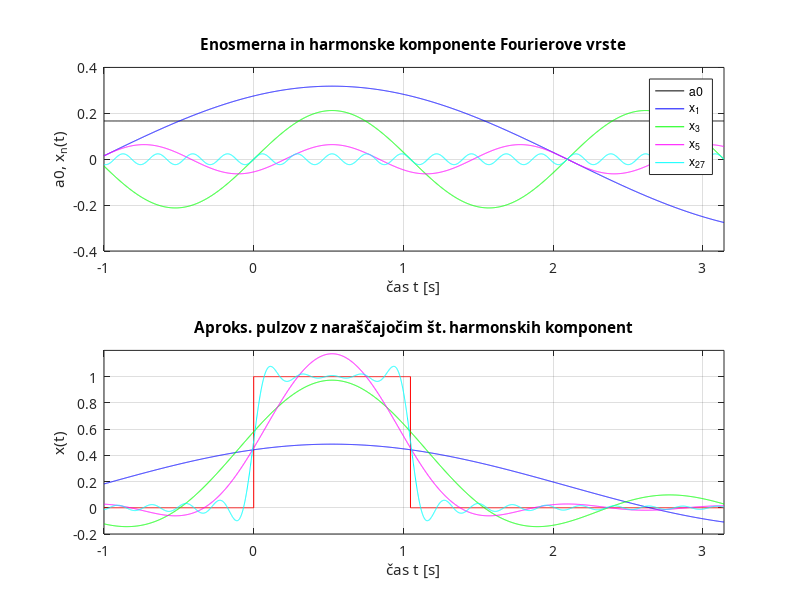
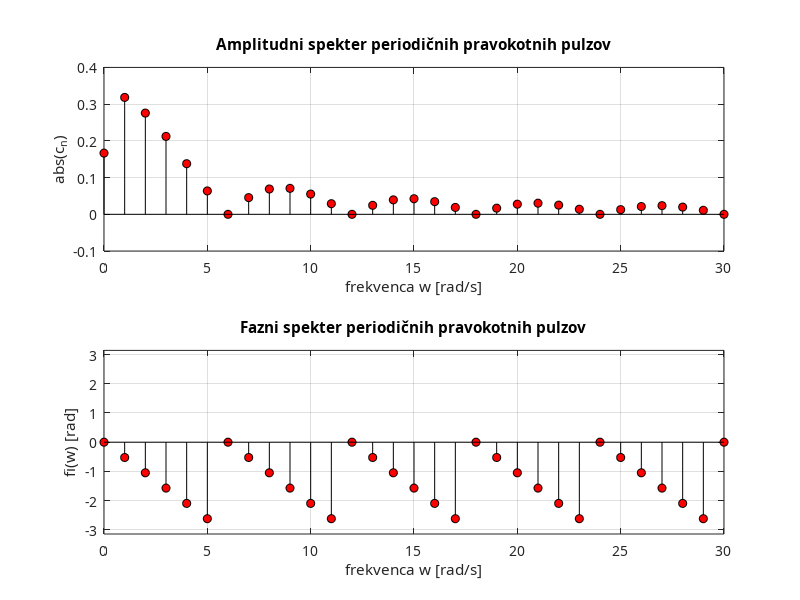
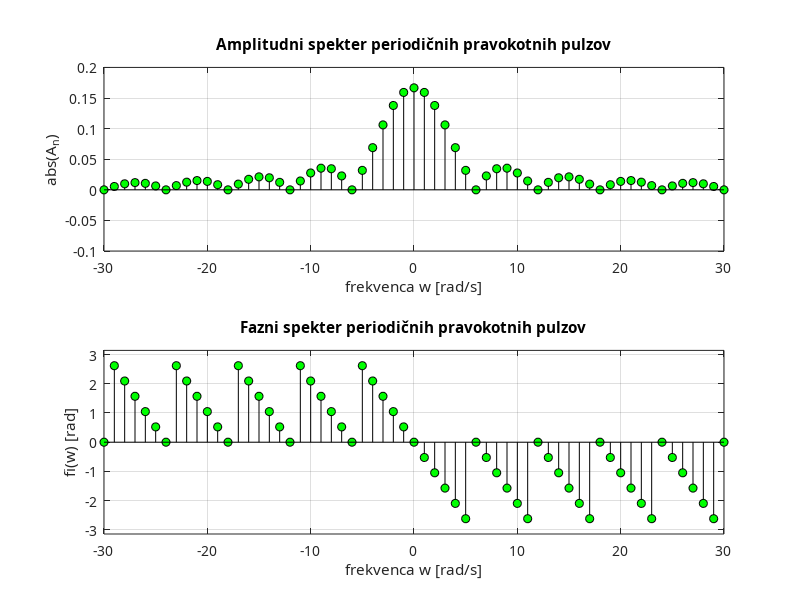

Recreate these plots in MATLAB, in order.
#a. Program MATLAB za Fourierovo analizo periodičnih pravokotnih pulzov
% Fourierova analiza
% Signal: PERIODIČNI PRAVOKOTNI PULZI
clear all; close all;
A = 1; % amplituda pulzov
T = 2*pi; % osnovna perioda
w0 = 2*pi/T; % osnovna frekvenca
tpz = 0; % začetek obravnavanega pulza
tpk = T/6; % konec obravnavanega pulza
tz = -1; tk = pi; dt = 0.001;
t = tz : dt : tk; % časovni vektor
[N, M] = size(t);
 if N < M,
 t = t';
 end
nk = 30;
% definiranje idealnega poteka obravnavanega pulza
t1 = tz : dt : tpz; xp1 = zeros(size(t1));
t2 = tpz : dt : tpk; xp2 = ones(size(t2))*A;
t3 = tpk : dt : tk; xp3 = zeros(size(t3));
% časovni in signalni vektor idealnega pulza
tpp = [t1 t2 t3]; xpp = [xp1 xp2 xp3];
a0 = A * (tpk - tpz) / T; % koeficient a0 = c0
a0t = ones(size(t))*a0; % potrebno za pravilen izris na sliki
for n = 1 : 1 : nk
% trigonometrična vrsta
an = A/(n*pi)*(sin(n*w0*tpk)-sin(n*w0*tpz)); % koeficienti an
bn = A/(n*pi)*(-cos(n*w0*tpk)+cos(n*w0*tpz)); % koeficienti bn
 xn(:,n) = an * cos(n*w0*t) + bn * sin(n*w0*t);
 if n == 1
 xp(:,n) = a0 + xn(:,n);
 else
 xp(:,n) = xp(:,n-1) + xn(:,n);
 end
% koeficienti cosinusne vrste
cn(n) = sqrt(an^2 + bn^2); % komponente amplitudnega spektra
fin(n) = -atan(bn/an); % komponente faznega spektra
 if (an<0) && (bn<0)
 fin(n) = fin(n) + pi;
 elseif (an<0) && (bn>0)
 fin(n) = fin(n) - pi;
 end
end

fig1 = figure(1);
set(fig1, 'Units', 'centimeters', 'Position', [5 1.5 20 15]);
subplot(2,1,1)
plot(t,a0t,'k', t,xn(:,1),'b'); legend('a0','x_1');
axis([tz tk -0.4 0.4])
set(gca, 'FontName', 'Times New Roman CE', 'FontSize', 10);
xlabel('čas t [s]'); ylabel('a0, x_n(t)');
title('Enosmerna in harmonske komponente Fourierove vrste'); grid on;

hold on
subplot(2,1,2)
plot(tpp,xpp,'r',t,xp(:,1),'b')
axis([tz tk -0.2 A+0.2])
set(gca, 'FontName', 'Times New Roman CE', 'FontSize', 10);
xlabel('čas t [s]'); ylabel('x(t)');
title('Aproks. pulzov z naraščajočim št. harmonskih komponent'); grid on;
hold on; 

subplot(2,1,1)
plot(t, xn(:,3),'g'); legend('a0','x_1','x_3');
subplot(2,1,2)
plot(t, xp(:,3),'g'); hold on;

subplot(2,1,1)
plot(t, xn(:,5),'m'); legend('a0','x_1','x_3','x_5');
subplot(2,1,2)
plot(t, xp(:,5),'m'); hold on;
subplot(2,1,1)
plot(t, xn(:,27),'c'); legend('a0','x_1','x_3','x_5','x_2_7');
subplot(2,1,2)
plot(t, xp(:,27),'c'); hold on; pause(1);
w = [0 : nk] * w0; % izračun frekvenc komponent spektra

fig2 = figure(2);
set(fig2, 'Units', 'centimeters', 'Position', [5 1.5 20 15]);
subplot(2,1,1)
stem(w, [a0 cn], 'ko', 'MarkerFaceColor', 'r')
axis([0 nk*w0 -0.1 0.4])
set(gca, 'FontName', 'Times New Roman CE', 'FontSize', 10);
xlabel('frekvenca w [rad/s]'); ylabel('abs(c_n)');
title('Amplitudni spekter periodičnih pravokotnih pulzov'); grid on;

subplot(2,1,2)
stem(w, [0 fin], 'ko', 'MarkerFaceColor', 'r')
axis([0 nk*w0 -pi pi])
set(gca, 'FontName', 'Times New Roman CE', 'FontSize', 10);
xlabel('frekvenca w [rad/s]'); ylabel('fi(w) [rad]');
title('Fazni spekter periodičnih pravokotnih pulzov'); grid on;
pause(1)

An = cn/2;
Anamp = [fliplr(An) a0 An];
Afin = [-fliplr(fin) 0 fin];
wsim = [-nk:nk]*w0;
fig3 = figure(3);
set(fig3, 'Units', 'centimeters', 'Position', [5 1.5 20 15]);
subplot(2,1,1)
stem(wsim, Anamp, 'ko', 'MarkerFaceColor', 'g')
axis([-nk*w0 nk*w0 -0.1 0.2])
set(gca, 'FontName', 'Times New Roman CE', 'FontSize', 10);
xlabel('frekvenca w [rad/s]'); ylabel('abs(A_n)');
title('Amplitudni spekter periodičnih pravokotnih pulzov'); grid on;

subplot(2,1,2)
stem(wsim, Afin, 'ko', 'MarkerFaceColor', 'g')
axis([-nk*w0 nk*w0 -pi pi])
set(gca, 'FontName', 'Times New Roman CE', 'FontSize', 10);
xlabel('frekvenca w [rad/s]'); ylabel('fi(w) [rad]');
title('Fazni spekter periodičnih pravokotnih pulzov'); grid on; 
